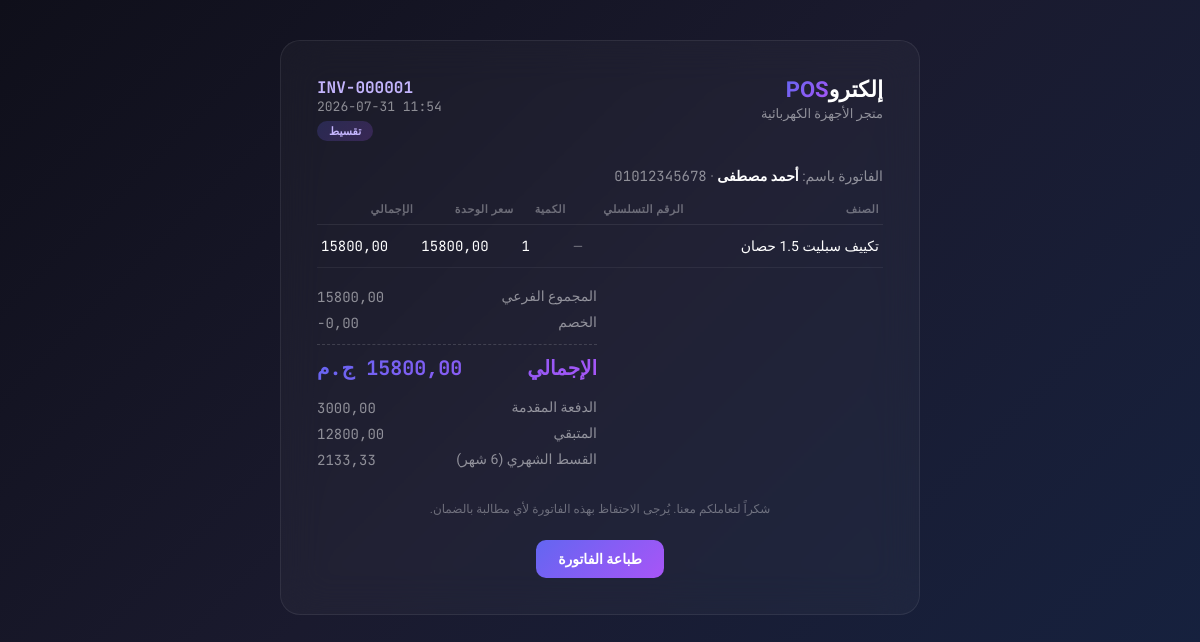
Page /invoice/1/ on the committed database.
### pos/models.py (models this page shows, shortened)
class Sale(models.Model):
    CASH = "cash"
    INSTALLMENT = "installment"
    PAYMENT_METHOD_CHOICES = [(CASH, "Cash"), (INSTALLMENT, "Installment")]
    STATUS_COMPLETED = "completed"
    STATUS_PARTIAL = "partially_paid"
    STATUS_PAID_OFF = "paid_off"
    STATUS_CHOICES = [
        (STATUS_COMPLETED, "Completed"),
        (STATUS_PARTIAL, "Partially Paid"),
        (STATUS_PAID_OFF, "Paid Off"),
    ]
    invoice_number = models.CharField(max_length=32, unique=True)
    customer = models.ForeignKey(
        Customer, null=True, blank=True, on_delete=models.SET_NULL, related_name="sales"
    )
    sale_date = models.DateTimeField(default=timezone.now)
    payment_method = models.CharField(max_length=20, choices=PAYMENT_METHOD_CHOICES)
    subtotal = models.DecimalField(max_digits=12, decimal_places=2)
    discount = models.DecimalField(max_digits=12, decimal_places=2, default=0)
    total = models.DecimalField(max_digits=12, decimal_places=2)
    paid_amount = models.DecimalField(max_digits=12, decimal_places=2, default=0)
    remaining_amount = models.DecimalField(max_digits=12, decimal_places=2, default=0)
    status = models.CharField(max_length=20, choices=STATUS_CHOICES, default=STATUS_COMPLETED)
    class Meta:
        ordering = ["-id"]

class Customer(models.Model):
    name = models.CharField(max_length=200)
    phone = models.CharField(max_length=40, blank=True, default="")
    address = models.CharField(max_length=255, blank=True, default="")
    created_at = models.DateTimeField(auto_now_add=True)
    class Meta:
        ordering = ["name"]
        constraints = [
            models.UniqueConstraint(
                fields=["phone"],
                condition=~models.Q(phone=""),
                name="unique_customer_phone_when_set",
            ),
        ]

class SaleItem(models.Model):
    sale = models.ForeignKey(Sale, on_delete=models.CASCADE, related_name="items")
    product = models.ForeignKey(Product, null=True, on_delete=models.SET_NULL, related_name="+")
    product_name = models.CharField(max_length=200)
    unit_price = models.DecimalField(max_digits=12, decimal_places=2)
    unit_cost = models.DecimalField(max_digits=12, decimal_places=2, default=0)
    quantity = models.IntegerField()
    line_total = models.DecimalField(max_digits=12, decimal_places=2)
    serial_number = models.CharField(max_length=120, blank=True, default="")
    warranty_months = models.IntegerField(default=0)

class InstallmentPlan(models.Model):
    ACTIVE = "active"
    CLOSED = "closed"
    STATUS_CHOICES = [(ACTIVE, "Active"), (CLOSED, "Closed")]
    sale = models.ForeignKey(Sale, on_delete=models.CASCADE, related_name="installment_plan")
    customer = models.ForeignKey(Customer, null=True, blank=True, on_delete=models.SET_NULL, related_name="installment_plans")
    total_amount = models.DecimalField(max_digits=12, decimal_places=2)
    down_payment = models.DecimalField(max_digits=12, decimal_places=2, default=0)
    remaining_amount = models.DecimalField(max_digits=12, decimal_places=2)
    monthly_amount = models.DecimalField(max_digits=12, decimal_places=2)
    num_months = models.IntegerField()
    start_date = models.DateTimeField(default=timezone.now)
    next_due_date = models.DateTimeField(null=True, blank=True)
    status = models.CharField(max_length=20, choices=STATUS_CHOICES, default=ACTIVE)
    class Meta:
        ordering = ["-id"]

### pos/views.py (the view)
# urls.py: path("invoice/<int:sale_id>/", views.invoice, name="invoice"),
def invoice(request, sale_id):
    sale = get_object_or_404(Sale, id=sale_id)
    items = sale.items.all()
    plan = sale.installment_plan.first()
    return render(request, "pos/invoice.html", {
        "sale": sale, "items": items, "customer": sale.customer, "plan": plan,
    })

### pos/context_processors.py (called while the page is built)
def installment_alerts(request):
    try:
        from .models import InstallmentPlan, Investor
        cutoff = timezone.now() + timezone.timedelta(days=5)
        installment_count = InstallmentPlan.objects.filter(
            status=InstallmentPlan.ACTIVE,
            next_due_date__isnull=False,
            next_due_date__lte=cutoff,
        ).count()
        investor_count = sum(
            1 for inv in Investor.objects.filter(status=Investor.ACTIVE, dividends_due__gt=0)
            if inv.days_until_dividend_due is not None and inv.days_until_dividend_due <= 5
        )
        count = installment_count + investor_count
    except Exception:
        count = 0
    return {"nav_alerts_count": count}

### pos/templates/pos/invoice.html (shortened to what this page needs)
<!DOCTYPE html>
<html lang="ar" dir="rtl">
<head>
</head>
<body>
  <div class="sheet">
    <div class="head">
      <div>
        <h1>إلكترو<span class="accent">POS</span></h1>
        <div style="color:rgba(255,255,255,0.5); font-size:13px; margin-top:4px;">متجر الأجهزة الكهربائية</div>
      </div>
      <div class="invoice-meta">
        <div class="num">{{ sale.invoice_number }}</div>
        <div>{{ sale.sale_date|date:"Y-m-d H:i" }}</div>
        <div style="margin-top:6px;"><span class="badge">{% if sale.payment_method == 'installment' %}تقسيط{% else %}نقدي{% endif %}</span></div>
      </div>
    </div>
    {% if customer %}
    <div style="font-size:14px; color:rgba(255,255,255,0.5);">
      الفاتورة باسم: <strong style="color:#fff;">{{ customer.name }}</strong>
      {% if customer.phone %} &middot; <span class="mono">{{ customer.phone }}</span>{% endif %}
    </div>
    {% endif %}
    <table>
      <thead>
        <tr><th>الصنف</th><th>الرقم التسلسلي</th><th>الكمية</th><th>سعر الوحدة</th><th>الإجمالي</th></tr>
      </thead>
      <tbody>
        {% for item in items %}
        <tr>
          <td>{{ item.product_name }}</td>
          <td class="mono" style="color:rgba(255,255,255,0.35);">{{ item.serial_number|default:"—" }}</td>
          <td class="mono">{{ item.quantity }}</td>
          <td class="mono">{{ item.unit_price|floatformat:2 }}</td>
          <td class="mono">{{ item.line_total|floatformat:2 }}</td>
        </tr>
        {% endfor %}
      </tbody>
    </table>
    <div class="totals">
      <div><span>المجموع الفرعي</span><span class="mono">{{ sale.subtotal|floatformat:2 }}</span></div>
      <div><span>الخصم</span><span class="mono">-{{ sale.discount|floatformat:2 }}</span></div>
      <div class="grand"><span>الإجمالي</span><span>{{ sale.total|floatformat:2 }} ج.م</span></div>
      {% if sale.payment_method == 'installment' and plan %}
      <div style="margin-top:10px;"><span>الدفعة المقدمة</span><span class="mono">{{ plan.down_payment|floatformat:2 }}</span></div>
      <div><span>المتبقي</span><span class="mono">{{ plan.remaining_amount|floatformat:2 }}</span></div>
      <div><span>القسط الشهري ({{ plan.num_months }} شهر)</span><span class="mono">{{ plan.monthly_amount|floatformat:2 }}</span></div>
      {% endif %}
    </div>
    <div class="footnote">شكراً لتعاملكم معنا. يُرجى الاحتفاظ بهذه الفاتورة لأي مطالبة بالضمان.</div>
    <button class="print-btn" onclick="window.print()">طباعة الفاتورة</button>
  </div>
</body>
</html>

### pos/templates/pos/invoice.html (style rules this page uses)
* { box-sizing: border-box; }
body { font-family: 'Tajawal', 'Segoe UI', Tahoma, Geneva, Arial, sans-serif; background: linear-gradient(135deg, #0f0f1a 0%, #1a1a2e 50%, #16213e 100%); color: #fff; margin: 0; padding: 40px 20px; }
.sheet { max-width: 640px; margin: 0 auto; background: rgba(255,255,255,0.03); backdrop-filter: blur(20px); border: 1px solid rgba(255,255,255,0.08); border-radius: 20px; padding: 36px; }
.head { display:flex; justify-content:space-between; align-items:flex-start; margin-bottom: 26px; }
.head h1 { font-weight: 800; margin: 0; font-size: 22px; }
.head .accent { background: linear-gradient(135deg, #6366f1, #a855f7); -webkit-background-clip: text; -webkit-text-fill-color: transparent; background-clip: text; }
.invoice-meta { text-align:left; font-family:'JetBrains Mono', monospace; direction: ltr; font-size: 13px; color:rgba(255,255,255,0.5); }
.invoice-meta .num { color:#c4b5fd; font-size:16px; font-weight:700; }
table { width: 100%; border-collapse: collapse; margin-top: 10px; }
th { text-align:right; font-size:11px; text-transform:uppercase; letter-spacing:.5px; color:rgba(255,255,255,0.35); padding: 8px 4px; border-bottom: 1px solid rgba(255,255,255,0.08); }
td { padding: 10px 4px; border-bottom: 1px solid rgba(255,255,255,0.06); font-size: 14px; line-height: 1.6; }
.mono { font-family:'JetBrains Mono', monospace; direction: ltr; unicode-bidi: isolate; }
.totals { margin-top: 16px; margin-right: auto; width: 280px; }
.totals div { display:flex; justify-content:space-between; font-size: 14px; padding: 4px 0; color:rgba(255,255,255,0.5); }
.totals .grand { font-size: 20px; font-family:'JetBrains Mono', monospace; font-weight:700; border-top: 1px dashed rgba(255,255,255,0.15); margin-top:8px; padding-top:10px; background: linear-gradient(135deg, #6366f1, #a855f7); -webkit-background-clip: text; -webkit-text-fill-color: transparent; }
.badge { display:inline-block; padding:3px 12px; border-radius:100px; font-size:11px; font-weight:700; background:linear-gradient(135deg, rgba(99,102,241,0.2), rgba(168,85,247,0.2)); color:#c4b5fd; }
.footnote { margin-top: 26px; font-size: 12px; line-height: 1.7; color:rgba(255,255,255,0.35); text-align:center; }
.print-btn { display:block; margin: 20px auto 0; padding: 11px 22px; border-radius: 10px; background: linear-gradient(135deg,#6366f1,#a855f7); border:none; color:#fff; font-weight:700; cursor:pointer; font-size:14px; font-family:'Tajawal',sans-serif; }

### rows in the picture
Sale: invoice_number "INV-000001", sale_date "2026-07-31 11:54", subtotal "15800,00", discount "0,00", total "15800,00"
Customer: name "أحمد مصطفى", phone "01012345678"
SaleItem: product_name "تكييف سبليت 1.5 حصان", serial_number "—", quantity "1", unit_price "15800,00", line_total "15800,00"
InstallmentPlan: down_payment "3000,00", remaining_amount "12800,00", monthly_amount "2133,33"
